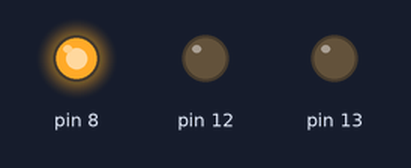
This sketch was run on a simulated Arduino Uno, built with avr-gcc and run on an emulated ATmega328P. Parts: output pins drawn as LEDs (lit = HIGH).

Above: at 0.2 s.
At 1.2 s:
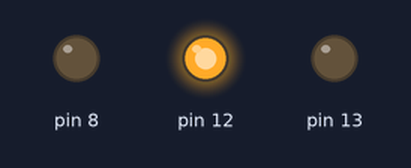
At 2.2 s:
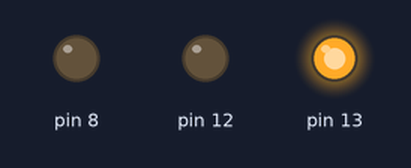
At 5.7 s:
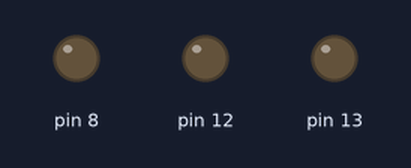
Timing chart, 0 to 6.9 s (numbered marks = the images above):
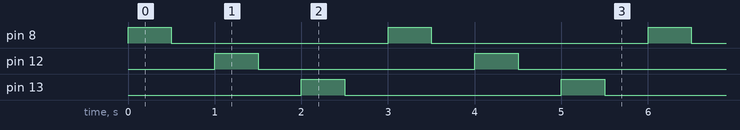

Measured:
- by itself, pin 8, pin 12, pin 13: alternates HIGH for 0.50 s and LOW for 2.5 s
- by itself, everything shown: repeats every 3.0 s, in 6 steps

The sketch:

part-1.hex.ino
```cpp
void setup() {
  pinMode(13,OUTPUT);
  pinMode(8,OUTPUT);
  pinMode(12,OUTPUT);

}

void loop() {
    digitalWrite(8,HIGH);
    delay(500);
    digitalWrite(8,LOW);
    delay(500);
    digitalWrite(12,HIGH);
    delay(500);
    digitalWrite(12,LOW);
    delay(500);
    digitalWrite(13,HIGH);
    delay(500);
    digitalWrite(13,LOW);
    delay(500);
}
```
